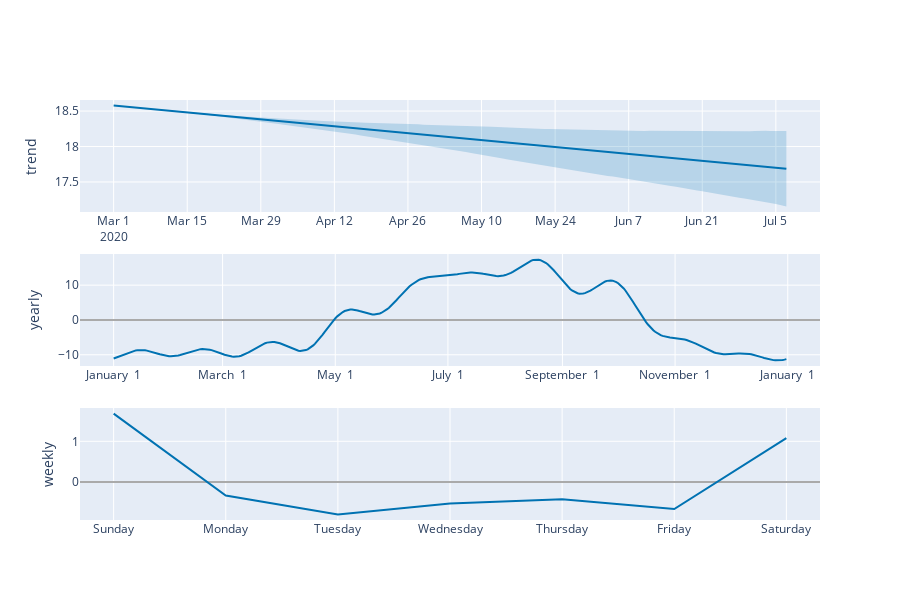

Notebook source saved alongside this figure:
### Markdown cell above
### 1.3.3

### Code cell
from prophet.plot import plot_plotly, plot_components_plotly

plot_plotly(m, forecast)
plot_components_plotly(m, forecast)

### Figure 1 — Plotly figure (JSON) as saved in the notebook; plotly's stock layout.template omitted (floating-point values rounded to 4 significant figures; data arrays with more than 128 entries replaced by an {"elided": "..."} marker saying what was removed)
{"data": [{"line": {"color": "#0072B2", "width": 2}, "mode": "lines", "name": "trend", "type": "scatter", "x": {"elided": "129 str values"}, "xaxis": "x", "y": {"elided": "129 float values"}, "yaxis": "y"}, {"line": {"color": "rgba(0, 114, 178, 0.2)", "width": 0}, "mode": "lines", "name": "trend_upper", "type": "scatter", "x": {"elided": "129 str values"}, "xaxis": "x", "y": {"elided": "129 float values"}, "yaxis": "y"}, {"fill": "tonexty", "fillcolor": "rgba(0, 114, 178, 0.2)", "line": {"color": "rgba(0, 114, 178, 0.2)", "width": 0}, "mode": "lines", "name": "trend_lower", "type": "scatter", "x": {"elided": "129 str values"}, "xaxis": "x", "y": {"elided": "129 float values"}, "yaxis": "y"}, {"line": {"color": "#0072B2", "width": 2}, "mode": "lines", "name": "yearly", "type": "scatter", "x": {"elided": "365 str values"}, "xaxis": "x2", "y": {"elided": "365 float values"}, "yaxis": "y2"}, {"line": {"color": "#0072B2", "width": 2}, "mode": "lines", "name": "weekly", "type": "scatter", "x": ["2017-01-01T00:00:00.000000000", "2017-01-02T00:00:00.000000000", "2017-01-03T00:00:00.000000000", "2017-01-04T00:00:00.000000000", "2017-01-05T00:00:00.000000000", "2017-01-06T00:00:00.000000000", "2017-01-07T00:00:00.000000000"], "xaxis": "x3", "y": [1.682, -0.3357, -0.8, -0.5304, -0.4259, -0.6669, 1.077], "yaxis": "y3"}], "layout": {"height": 600, "showlegend": false, "width": 900, "xaxis": {"anchor": "y", "domain": [0, 1], "range": ["2020-02-23T14:24:00", "2020-07-13T09:36:00"], "type": "date"}, "xaxis2": {"anchor": "y2", "domain": [0, 1], "range": ["2016-12-13T18:54:02.958904", "2018-01-18T11:04:57.863013"], "tickformat": "%B %e", "type": "date"}, "xaxis3": {"anchor": "y3", "domain": [0, 1], "range": ["2016-12-31T16:48:00", "2017-01-07T07:12:00"], "tickformat": "%A", "type": "date"}, "yaxis": {"anchor": "x", "domain": [0.7333, 1], "rangemode": "normal", "title": {"text": "trend"}, "zerolinecolor": "#AAA"}, "yaxis2": {"anchor": "x2", "domain": [0.3667, 0.6333], "title": {"text": "yearly"}, "zerolinecolor": "#AAA"}, "yaxis3": {"anchor": "x3", "domain": [0, 0.2667], "title": {"text": "weekly"}, "zerolinecolor": "#AAA"}}}
